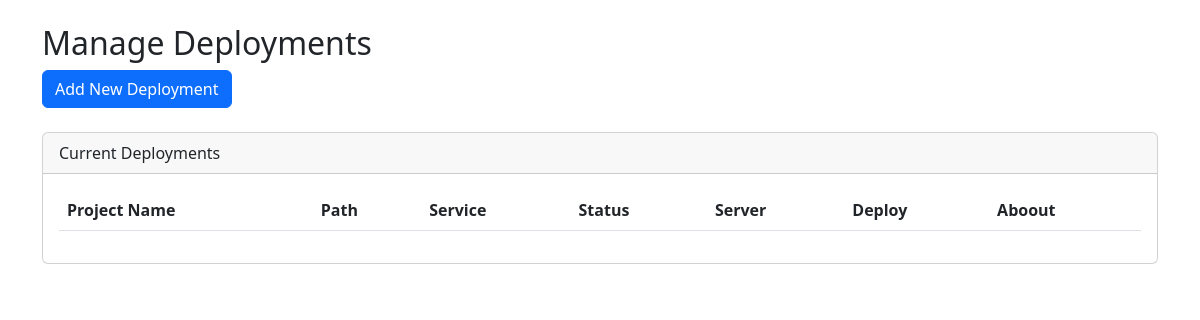
The app's page /, older data.
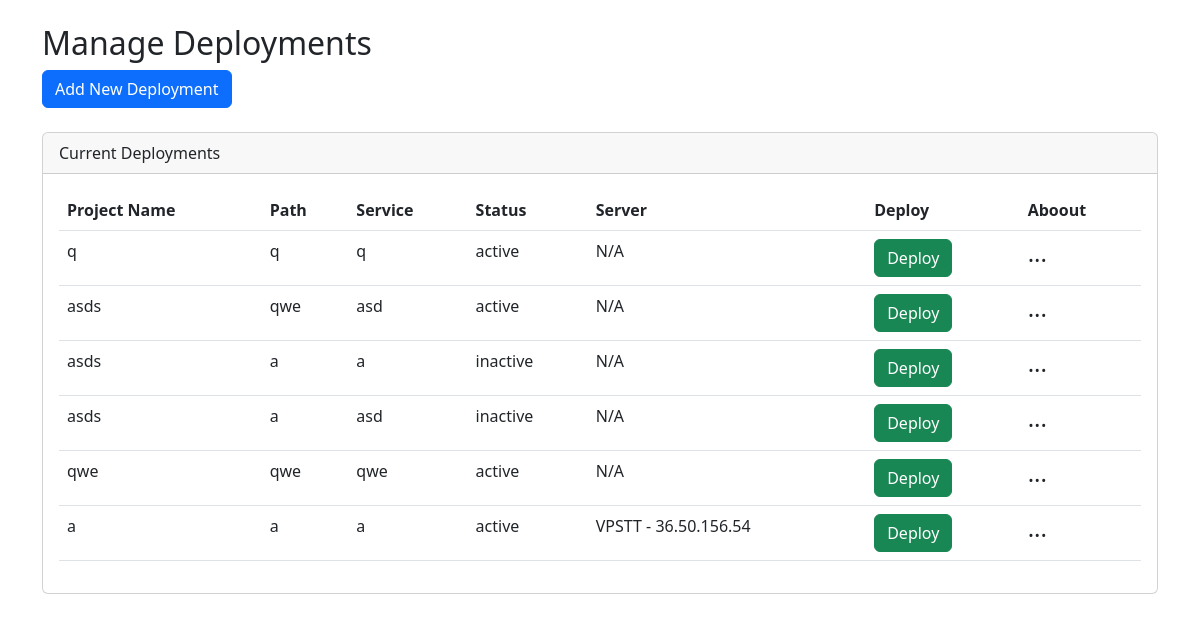
The same page, newer data.
### subprocess_app/models.py (models this page shows, shortened)
class Deployment(models.Model):
    STATUS_CHOICES = [
        ('active', 'Active'),
        ('inactive', 'Inactive'),
    ]
    project_name = models.CharField(max_length=100)
    project_path = models.CharField(max_length=200)
    service_name = models.CharField(max_length=100)
    status = models.CharField(max_length=20, choices=STATUS_CHOICES, default='inactive')
    created_at = models.DateTimeField(auto_now_add=True)
    updated_at = models.DateTimeField(auto_now=True)
    server = models.ForeignKey(Server, on_delete=models.CASCADE , null=True , blank=True)
    class Meta:
        ordering = ['-created_at']

class Server(models.Model):
    server_name = models.CharField(max_length=100)
    server_ip = models.CharField(max_length=100)
    user = models.CharField(max_length=100)
    password = models.CharField(max_length=100)
    created_at = models.DateTimeField(auto_now_add=True)
    updated_at = models.DateTimeField(auto_now=True)

### subprocess_app/views.py (the view, shortened to what this page needs)
# urls.py: path('', manage, name='manage'),
def manage(request):
    servers = Server.objects.all()
    deployments = Deployment.objects.all()
    return render(request, 'management.html', {'servers': servers, 'deployments': deployments})

### subprocess_app/templates/management.html (shortened to what this page needs)
<!DOCTYPE html>
<html lang="en">
<head>
    <link rel="stylesheet" href="https://cdn.jsdelivr.net/npm/bootstrap@5.3.0/dist/css/bootstrap.min.css">
</head>
<body>
    <div class="container mt-4">
        <h2>Manage Deployments</h2>
        <button type="button" class="btn btn-primary mb-4" data-bs-toggle="modal" data-bs-target="#addDeploymentModal">
            Add New Deployment
        </button>
        <div class="card">
            <div class="card-header">Current Deployments</div>
            <div class="card-body">
                <table class="table">
                    <thead>
                        <tr>
                            <th>Project Name</th>
                            <th>Path</th>
                            <th>Service</th>
                            <th>Status</th>
                            <th>Server</th>
                            <th>Deploy</th>
                            <th>Aboout</th>
                        </tr>
                    </thead>
                    <tbody>
                        {% for deployment in deployments %}
                        <tr>
                            <td>{{ deployment.project_name }}</td>
                            <td>{{ deployment.project_path }}</td>
                            <td>{{ deployment.service_name }}</td>
                            <td>{{ deployment.status }}</td>
                            <td>
                                {% if deployment.server %}
                                   {{ deployment.server.server_name }} - {{ deployment.server.server_ip }}
                                {% else %}
                                    N/A
                                {% endif %}
                            </td>
                            <td>
                                <a href="{% url 'deploy' deployment.id %}" class="btn btn-success">Deploy</a>
                            </td>
                            <td>
                                <div class="dropdown">
                                    <h4  type="button" id="dropdownMenuButton{{ deployment.id }}" data-bs-toggle="dropdown" aria-expanded="false">
                                        ...
                                </div>
                            </td>
                        </tr>
                        {% endfor %}
                    </tbody>
                </table>
            </div>
        </div>
    </div>
</body>
</html>

Row changes from the older to the newer data that the page shows:
added Deployment: project_name "q", project_path "q", service_name "q", status "active", shows "N/A"
added Deployment: project_name "asds", project_path "qwe", service_name "asd", status "active", shows "N/A"
added Deployment: project_name "asds", project_path "a", service_name "a", status "inactive", shows "N/A"
added Deployment: project_name "asds", project_path "a", service_name "asd", status "inactive", shows "N/A"
added Deployment: project_name "qwe", project_path "qwe", service_name "qwe", status "active", shows "N/A"
added Deployment: project_name "a", project_path "a", service_name "a", status "active", server.server_name "VPSTT", server.server_ip "36.50.156.54"
